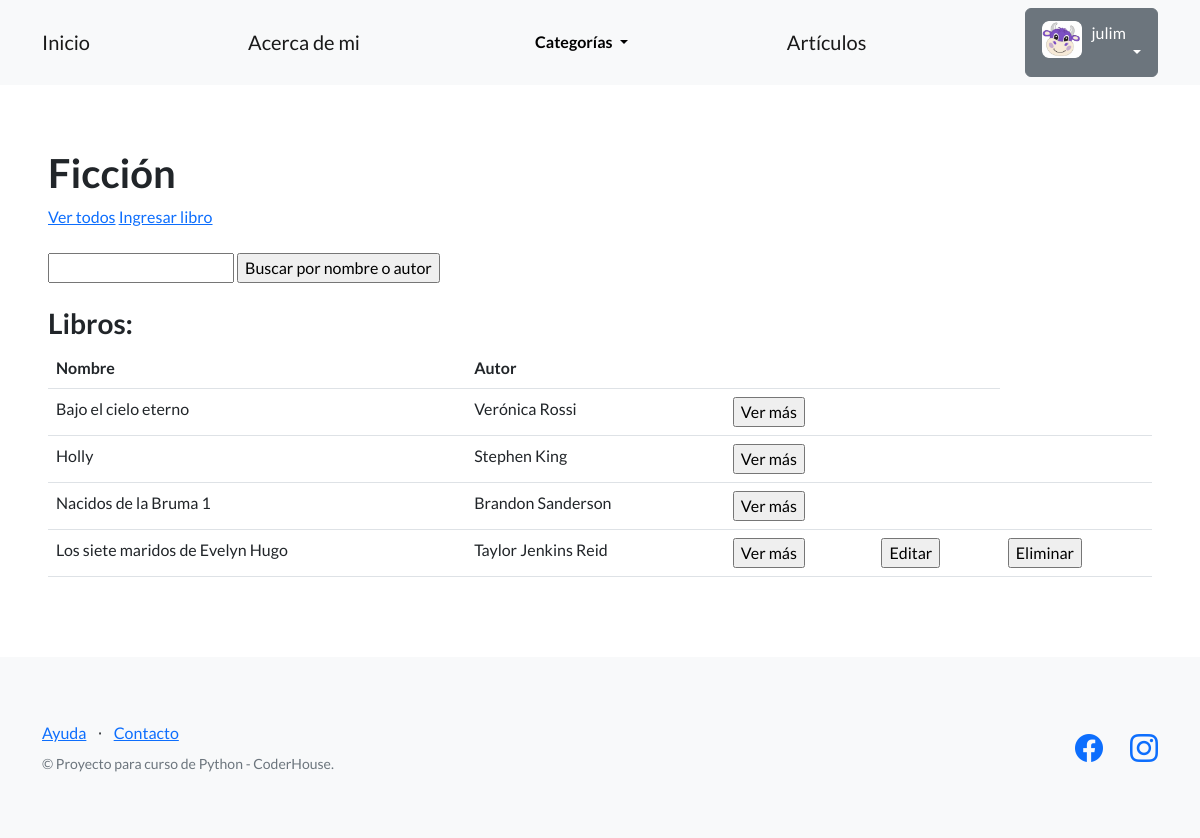
Page /libros/ficcion/ (signed in) on the committed database.
### perfiles/models.py (models this page shows, shortened)
class Avatar(models.Model):
   user = models.OneToOneField(User, on_delete=models.CASCADE, null=True)
   imagen = models.ImageField(upload_to='avatares', null=True, blank=True)

### categorias_libros/models.py (models this page shows, shortened)
class Ficcion(models.Model):
    genero = models.CharField(max_length=256)
    nombre = models.CharField(max_length=256)
    autor = models.CharField(max_length=256)
    año_publicacion = models.IntegerField(blank=True, null=True)
    sinopsis = models.TextField(null=True)
    creador = models.ForeignKey(User, on_delete=models.SET_NULL, null=True)

### categorias_libros/views.py (the view)
# urls.py: path('ficcion/', listar_libros_ficcion, name="ficcion"),
def listar_libros_ficcion(request):
    contexto = {
        "libros_ficcion": Ficcion.objects.all()
    }
    http_response = render(
        request=request,
        template_name='categorias_libros/lista_libros_ficcion.html',
        context=contexto
    )
    return http_response

### categorias_libros/templates/categorias_libros/lista_libros_ficcion.html (shortened to what this page needs)
{% extends "base.html" %}
{% block contenido %}
<h1>
  Ficción
</h1>
<a href="{% url 'ficcion' %}">Ver todos</a>
<a href="{% url 'ingresar_libro_ficcion' %}">Ingresar libro</a>
<br><br>
<form action="{% url 'buscar_libro_ficcion' %}" method="post">
  <input type="text" name = "busqueda">
  <input type="submit" value="Buscar por nombre o autor">
</form>
<br>
<h3>Libros:</h3>
{% if libros_ficcion %}
<table class="table">
  <tbody>
    <tr>
      <th>Nombre</th>
      <th>Autor</th>
      <th></th>
      <th></th>
    </tr>
    {% for libro in libros_ficcion %}
    <tr>
      <td>{{libro.nombre}}</td>
      <td>{{libro.autor}}</td>
      <td>
        <form action="{% url 'detalles_ficcion' libro.id %}">
          <input type="submit" class "btn btn-link" value="Ver más"/>
        </form>
      </td>
      <td>
        {% if user == libro.creador %}
        <form action="{% url 'editar_ficcion' libro.id %}">
          <input type="submit" class "btn btn-link" value="Editar"/>
        </form>
        {% endif %}
      </td>
      <td>
        {% if user == libro.creador %}
        <form action="{% url 'eliminar_ficcion' libro.id %}" method="post">
          <input type="submit" class "btn btn-link" value="Eliminar"/>
        </form>
        {% endif %}
      </td>
    </tr>
    {% endfor %}
  </tbody>
</table>
{% else %}
<p>No hay elementos aún</p>
{% endif %}
{% endblock contenido %}

### templates_base/base.html (shortened to what this page needs)
{% load static %}
<!DOCTYPE html>
<html lang="en">
    <head>
        <link href="https://cdn.jsdelivr.net/npm/bootstrap-icons@1.5.0/font/bootstrap-icons.css" rel="stylesheet" type="text/css" />
        <link href="{% static 'css/styles.css' %}" rel="stylesheet" />
    </head>
    <body>
        <nav class="navbar navbar-light bg-light static-top">
            <div class="container">
                <a class="navbar-brand" href="{% url 'inicio' %}">Inicio</a>
                <a class="navbar-brand" href="{% url 'about_me' %}">Acerca de mi</a>
                <div class="dropdown">
                    <button class="btn btn-light dropdown-toggle" type="button" id="dropdownMenuButton1" data-bs-toggle="dropdown" aria-expanded="false">
                        <div style="display: inline-flex;">
                            <span><strong>Categorías</strong></span>
                        </div>
                    </button>
                </div>
                <a class="navbar-brand" href="{% url 'articulos' %}">Artículos</a>
                {% if user.is_authenticated %}
                <div class="dropdown">
                    <button class="btn btn-secondary dropdown-toggle" type="button" id="dropdownMenuButton1" data-bs-toggle="dropdown" aria-expanded="false">
                        <div style="display: inline-flex;">
                                <img src="{{ user.avatar.imagen.url }}" style="max-width: 40px;margin-right: 10px;">
                            <span>{{ user.username }}</span>
                        </div>
                    </button>
                </div>
                {% else %}
                <a class="btn btn-primary" href="{% url 'login' %}">Iniciar sesión</a>
                <a class="btn btn-success" href="{% url 'registro' %}">Registrarse</a>
                {% endif %}
            </div>
        </nav>
        <section style="padding:4rem 3rem;">
            {% block contenido %}
            {% endblock contenido %}
        </section>
        <footer class="footer bg-light">
            <div class="container">
                <div class="row">
                    <div class="col-lg-6 h-100 text-center text-lg-start my-auto">
                        <ul class="list-inline mb-2">
                            <li class="list-inline-item"><a href="#!">Ayuda</a></li>
                            <li class="list-inline-item">⋅</li>
                            <li class="list-inline-item"><a href="#!">Contacto</a></li>
                        </ul>
                        <p class="text-muted small mb-4 mb-lg-0">&copy; Proyecto para curso de Python - CoderHouse.</p>
                    </div>
                    <div class="col-lg-6 h-100 text-center text-lg-end my-auto">
                        <ul class="list-inline mb-0">
                            <li class="list-inline-item me-4">
                                <a href="https://www.facebook.com/juli.mendieta.75/"><i class="bi-facebook fs-3"></i></a>
                            </li>
                            <li class="list-inline-item">
                                <a href="https://www.instagram.com/mendietajuli"><i class="bi-instagram fs-3"></i></a>
                            </li>
                        </ul>
                    </div>
                </div>
            </div>
        </footer>
    </body>
</html>

### rows in the picture
Ficcion: nombre "Bajo el cielo eterno", autor "Verónica Rossi"
Ficcion: nombre "Holly", autor "Stephen King"
Ficcion: nombre "Nacidos de la Bruma 1", autor "Brandon Sanderson"
Ficcion: nombre "Los siete maridos de Evelyn Hugo", autor "Taylor Jenkins Reid"

### other values in the picture
{{ user.username }} "julim"
